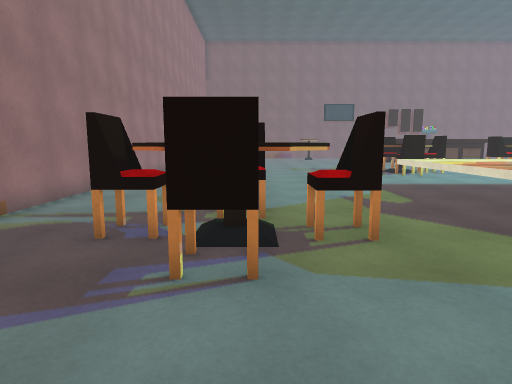
view 1 (above)

21 first-person views from a walk through a scene from a Unity 3-D project. The camera is 1.5 m above the floor, tilts 8° down and sees 75° across. Doors are open. The floor is counted in squares, 1 m on a side. Each view is taken from the middle of a square. On the plan, view 1 faces up. The plan holds only what a view shows up to about 15 squares ahead; the rest is blank. The place goes on beyond the plan. Some animated figures are not drawn. Some surface patterns are stand-ins.

view 2
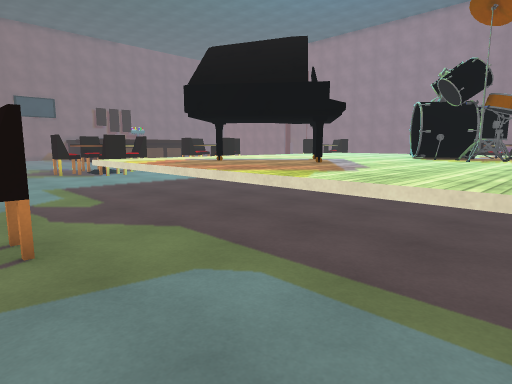

view 3
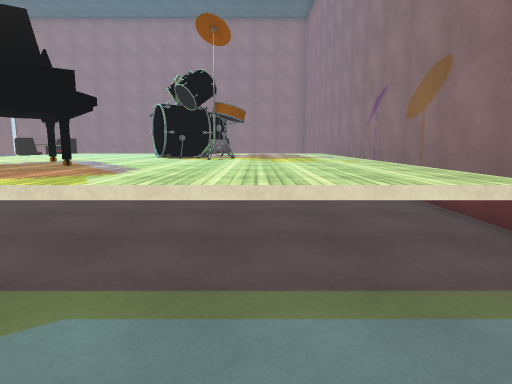

view 4
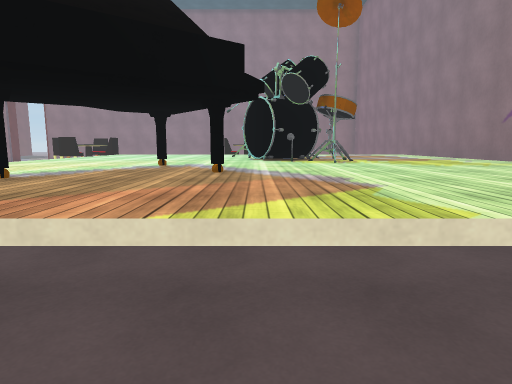

view 5
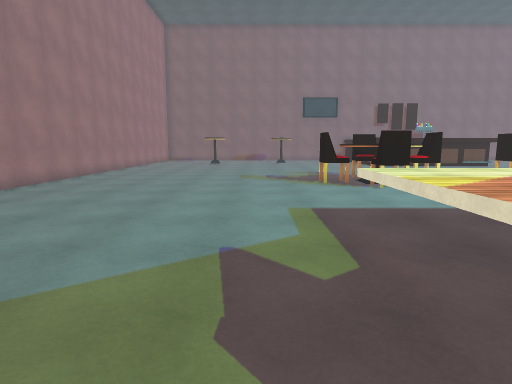

view 6
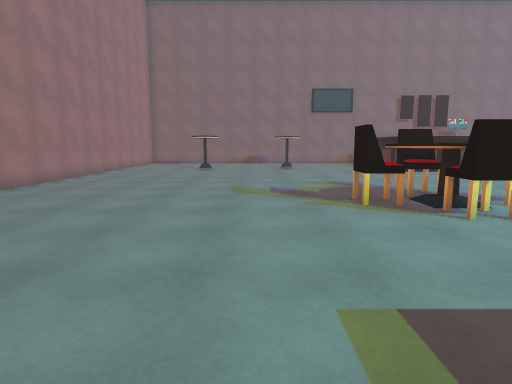

view 7
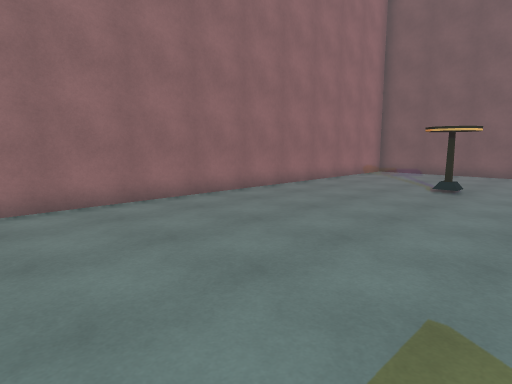

view 8
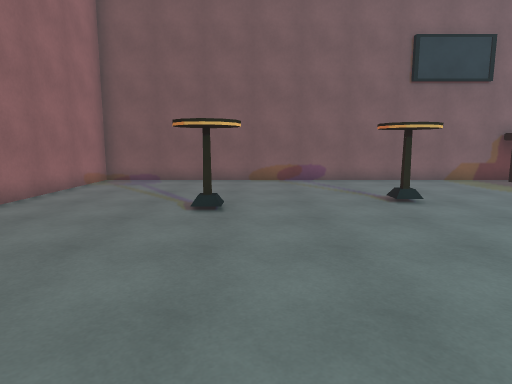

view 9
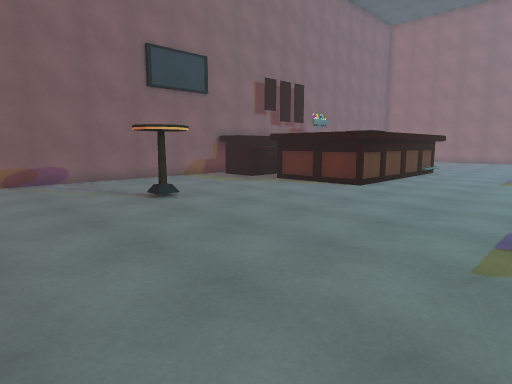

view 10
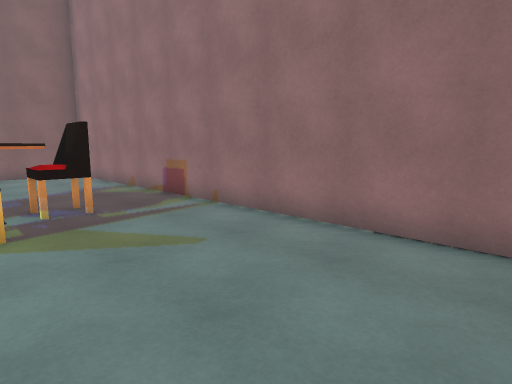

view 11
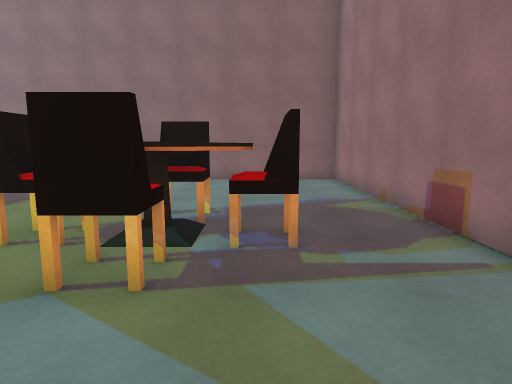

view 12
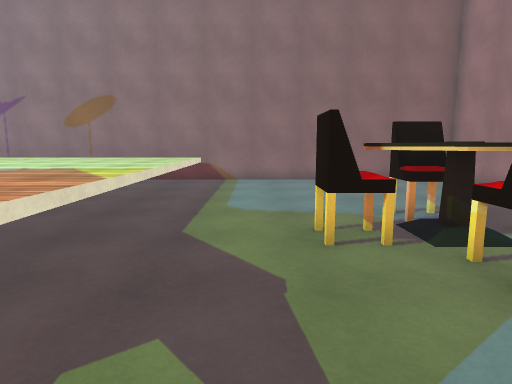

view 13
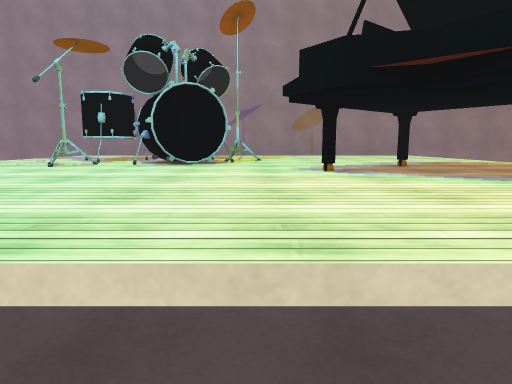

view 14
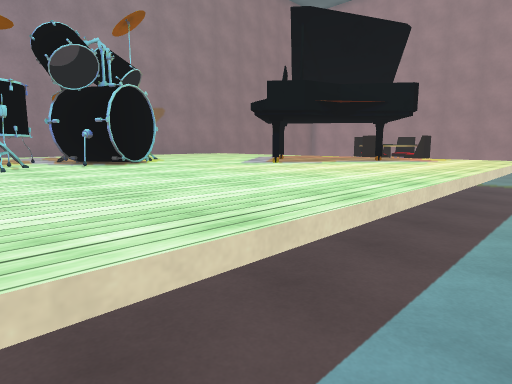

view 15
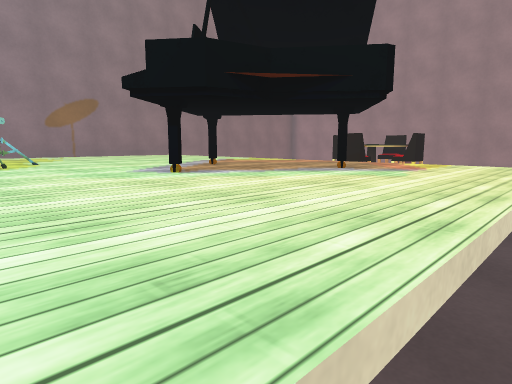

view 16
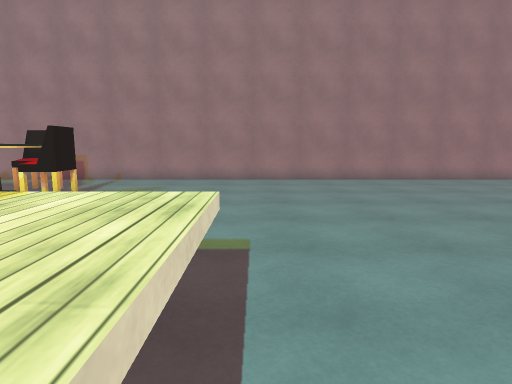

view 17
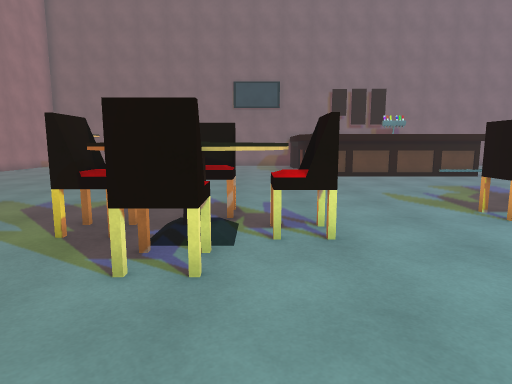

view 18
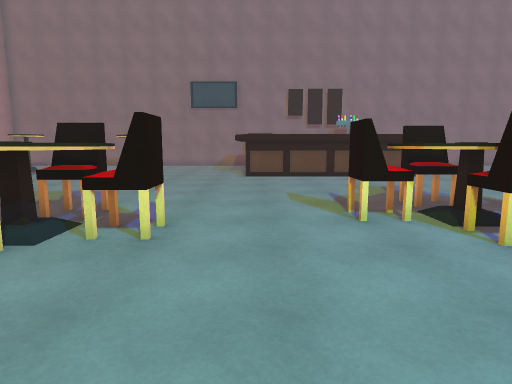

view 19
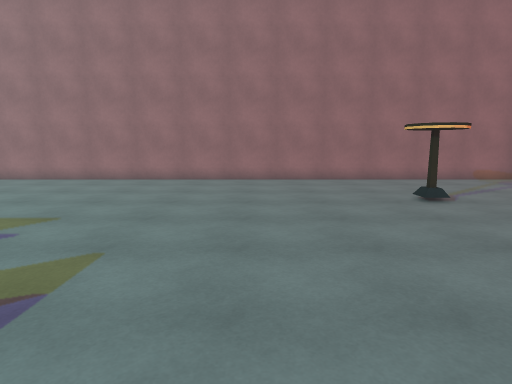

view 20
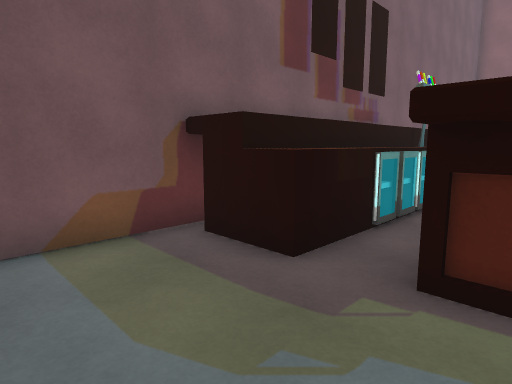

view 21
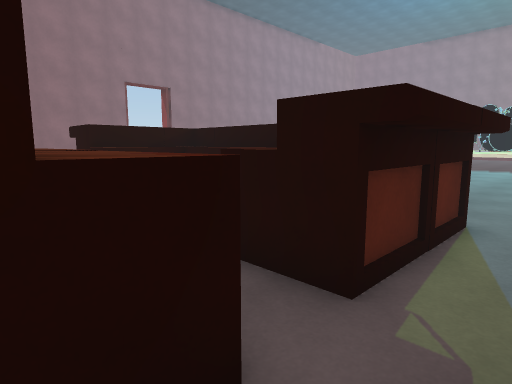

### Floor plan
Key: @ floor where view 1 was taken; # wall or solid block; . floor; ^ raised ledge; C chair; T table; A tap; O other object.
Columns run from 6 left of view 1 to 19 right of it. Each row starts with its distance up from view 1.
 37 ###################
 36 #.................##OOOO##
 35 #.................^^OOOOA
 34 #.....................
 33 #................OOO    OO
 32 #..........T.....OO     OO
 31 #.....T..........#O  OOOOO
 30 #................##  OOO##
 29 #................ ##OOO
 28 #........................
 27 #.........................
 26 #.........................
 25 #.........................
 24 #.........................
 23 #.........................
 22 #.....................CC..
 21 #.............C...... CC.
 20 #............ C ....CCTT
 19 #...........CTTTC....TTT
 18 #...........CTTTC.....CC
 17 #............CCT......
 16 #.....................
 15 #....................
 14 #................. . ... .
 13 #.........................
 12 #..........^^^^^^^^^^^^^^^
 11 #..........^^^^^^^^^^^^^^^
 10 #..........^^^^^^^^^^^^^^^
  9 #..........^^^O^^^^^^^^^^
  8 #.....C....^^^^^^^^^^^^^^
  7 #....CC....^^^^^^^O^^^^^^
  6 #...CTTCC..^^^^O^^^^^^^^^^
  5 #...CTTCC..^^^^^^^^^OO#^O^
  4 #....CC....^^^^^^^^^#OO^^^
  3 #..........^^^^^^^^^OOO##^
  2 #..........^^^^^^^^^OO^^^^
  1 #..........^^^^^^^^^^^^^^^
  0 #.....@....^^^^^^^^^^^^^^^
 -1 #..........^^^^^^^^^^^^^
 -2 #..........^^^^^^^^^^^^^
 -3 #...........^^^^^^^^^^
 -4 #########################

Positions as (right, up) in squares from view 1, and headings:
1: (0, 0), facing up
2: (1, 0), facing up-right
3: (1, 1), facing right
4: (3, 5), facing right
5: (3, 5), facing up
6: (3, 10), facing up
7: (3, 19), facing up-left
8: (1, 23), facing up
9: (0, 23), facing up-right
10: (0, 14), facing down-left
11: (-2, 11), facing down
12: (3, 11), facing down
13: (13, 14), facing down
14: (19, 14), facing down-left
15: (15, 13), facing down-left
16: (9, 13), facing left
17: (9, 13), facing up
18: (12, 13), facing up
19: (9, 26), facing left
20: (8, 32), facing up-right
21: (10, 36), facing down-right
